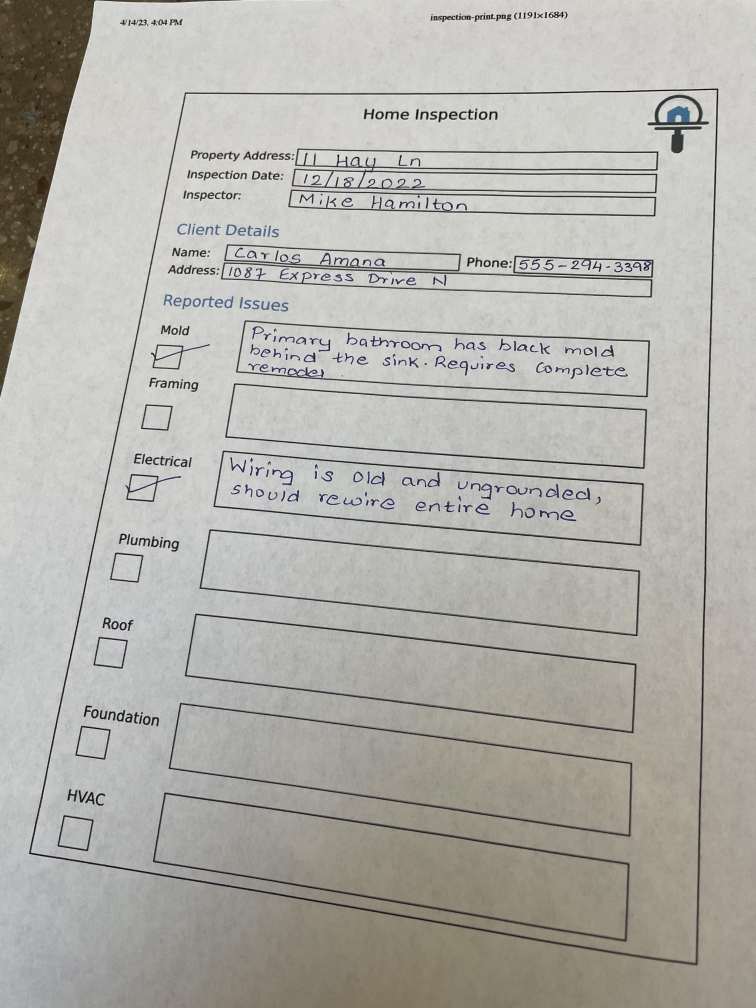
#> input picture python/docrop/api/crop-forms/paper.jpg, 3024 x 4032 px, found by its file name (shown at 1/4 size)
$ python crop.py
#> lines starting #> are read from the running program, lines starting #| are printed output that depends on the picture; after the words box and inside, x2 and y2 are one past the last pixel; in counts of white or black regions, pixels touching at a corner belong together
import cv2
import numpy as np
import pytesseract

debug = True

def crop(path):
    # Load the image
#> called with path = 'paper.jpg'
    img = cv2.imread(path)
#> img is the input picture: shape (4032, 3024, 3); mean B, G, R 170.1, 175.9, 177.2

    # Define the size of the output image
    width = 1190# width of the output image
    height = 1684 # height of the output image

    if debug:
        cv2.imshow('Original Image', img)
        cv2.waitKey(0)
        cv2.destroyAllWindows()

    # Convert the image to grayscale
    gray = cv2.cvtColor(img, cv2.COLOR_BGR2GRAY)
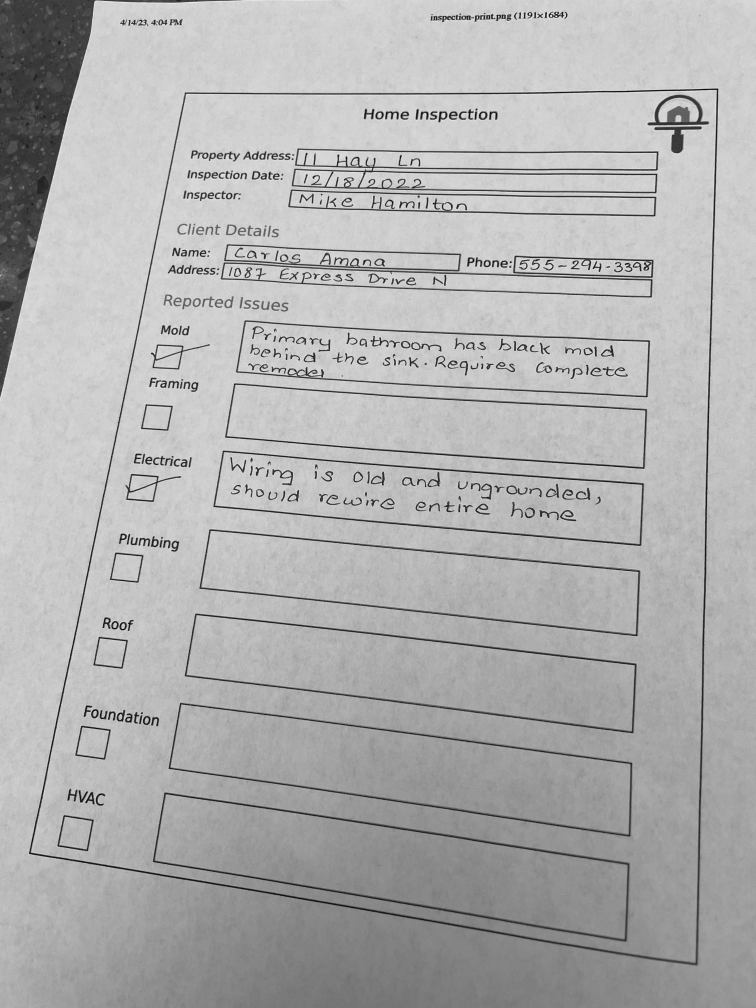
#> gray: shape (4032, 3024) (shown at 1/4 size); min 0, max 255, mean 175.6

    if debug:
        cv2.imshow('Grayscale Image', gray)
        cv2.waitKey(0)
        cv2.destroyAllWindows()

    # Apply adaptive thresholding to convert the image to a binary image
    thresh = cv2.adaptiveThreshold(gray, 255, cv2.ADAPTIVE_THRESH_GAUSSIAN_C, cv2.THRESH_BINARY_INV, 71, 25)
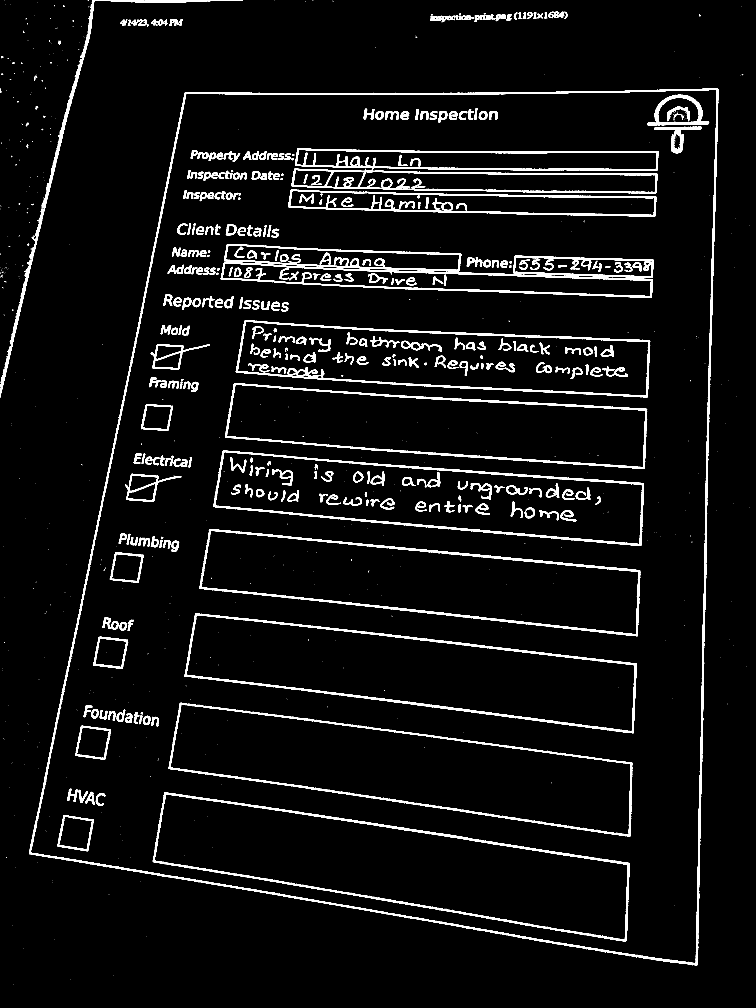
#> thresh: shape (4032, 3024) (shown at 1/4 size); 4.8% white; 1153 white regions (757 under 20 px)

    if debug:
        cv2.imshow('Binary threshold Image', thresh)
        cv2.waitKey(0)
        cv2.destroyAllWindows()

    # Find contours in the binary image
    contours, hierarchy = cv2.findContours(thresh, cv2.RETR_EXTERNAL, cv2.CHAIN_APPROX_SIMPLE)
#> contours = 406 contours, 370 with area under 20; largest, box (x1, y1, x2, y2) and area: (116, 354, 2874, 3862) 7926097, (0, 0, 972, 1591) 18058, (2194, 47, 2257, 73) 906, (1767, 63, 1821, 89) 650, (677, 77, 731, 102) 582

    # Initialize the maximum area and corresponding contour
    max_area = 0
    max_cnt = None

    # Loop through each contour
    for cnt in contours:
        # Calculate the area of the contour
        area = cv2.contourArea(cnt)

        # If the area is small, ignore the contour
        if area < 100:
            continue

        # Check if the contour is closed
        perimeter = cv2.arcLength(cnt, True)
        approx = cv2.approxPolyDP(cnt, 0.04 * perimeter, True)
        if len(approx) != 4:
            continue

        # Check if the area of the contour is the maximum so far
        if area > max_area:
            max_area = area
            max_cnt = approx
#> this loop made 406 passes
#> (area, perimeter, max_area, max_cnt) on pass 257: (7926097, 12307.6, 7926097, [[2871, 354], [740, 369], [117, 3416], [2791, 3857]])
#> after the loop, max_area = 7926097

    # Extend the corners of the contour to align them along the horizontal and vertical axes
    max_cnt[0][0][1] -= 1 # Top corner
    max_cnt[1][0][0] += .01 # Right corner
    max_cnt[2][0][1] += 1 # Bottom corner
    max_cnt[3][0][0] -= 1 # Left corner

    a = max_cnt[0][0]
#> a = [2871, 353]
    b = max_cnt[1][0]
#> b = [740, 369]
    c = max_cnt[2][0]
#> c = [117, 3417]
    d = max_cnt[3][0]
#> d = [2790, 3857]

    # Create a white mask of the same size as the input image
    mask = np.ones(img.shape[:2], dtype=np.uint8) * 255

    # Fill the mask with black inside the detected boundary
    cv2.drawContours(mask, [max_cnt], 0, 0, -1)
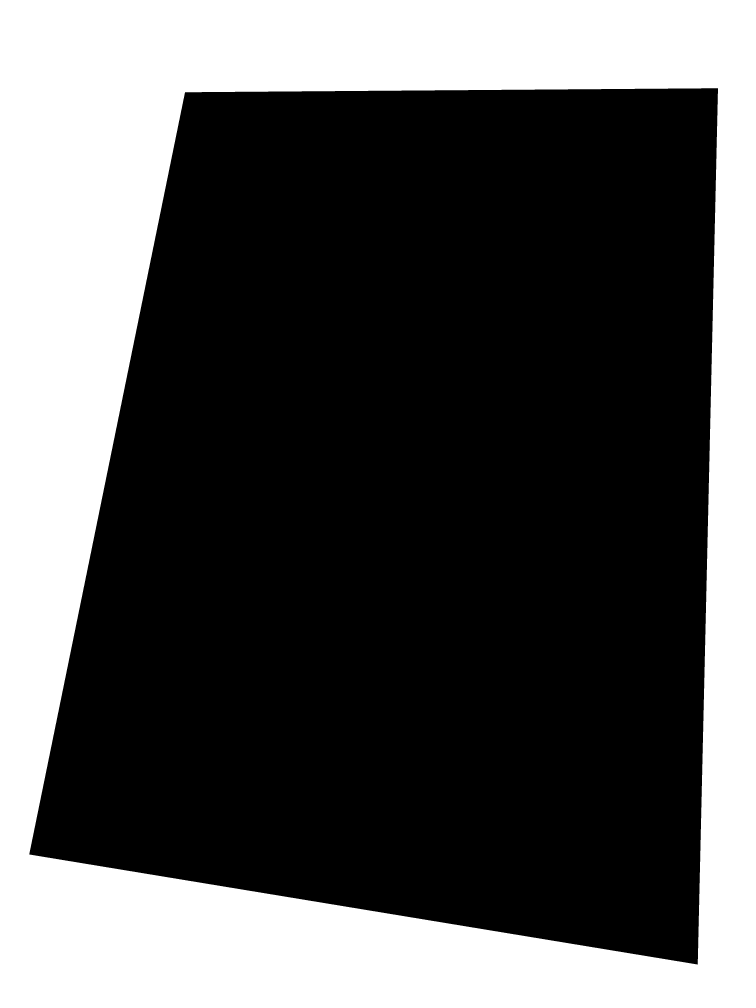
#> mask: shape (4032, 3024) (shown at 1/4 size); 34.8% white; 1 white region, box (x1, y1, x2, y2) and area: (0, 0, 3024, 4032) 4243514

    # Copy the original image content inside the detected boundary onto the new image
    new_img = np.copy(img)
    new_img[np.where(mask==0)] = img[np.where(mask==0)]


    # Fill the area outside the detected boundary with white color
    new_img[np.where(mask==255)] = [255, 255, 255]
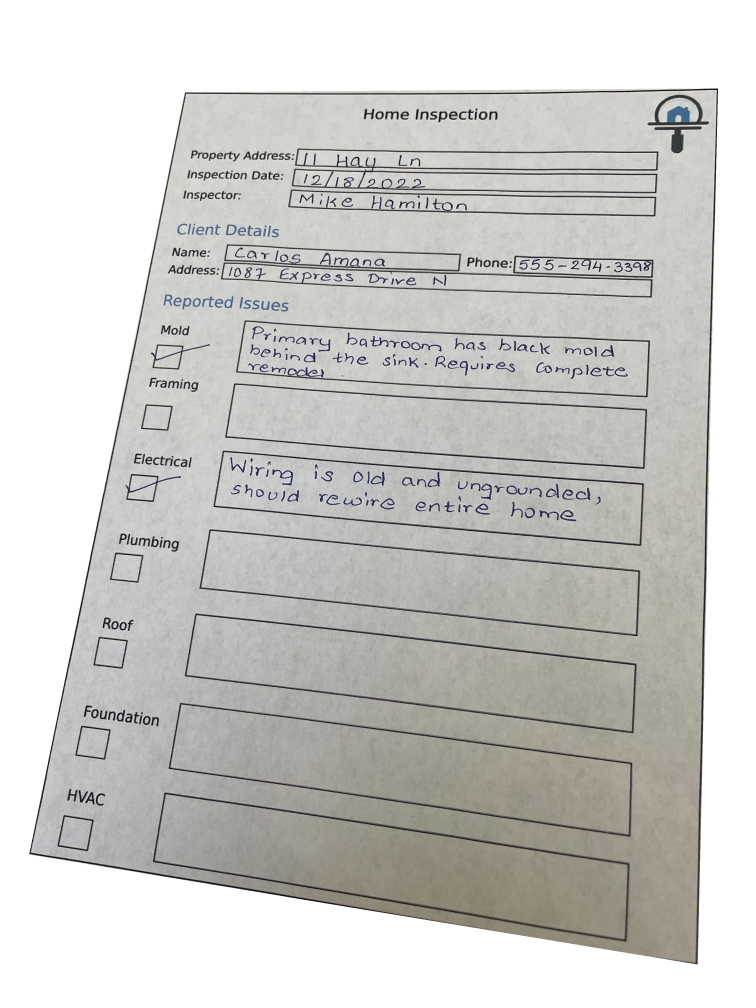
#> new_img: shape (4032, 3024, 3) (shown at 1/4 size); mean B, G, R 200.7, 204, 204.5

    if debug:
        cv2.imshow('Content in boundary', new_img)
        cv2.waitKey(0)
        cv2.destroyAllWindows()

    '''Fix the warping of the image '''
    # Define the four points of the original image

    src = np.array([[b[0], b[1]], [a[0], a[1]],[d[0], d[1]],[c[0], c[1]]])
#> src = [[740, 369], [2871, 353], [2790, 3857], [117, 3417]]
    dest = np.array([[0,0],[width,0],[width,height],[0,height]])

    # Calculate the transformation matrix
    M, _ = cv2.findHomography(src, dest)
#> M = [[0.676, 0.138, -551.3], [0.00567, 0.755, -282.6], [5.99e-05, 0.000104, 1]]

    # Apply perspective correction to the image
    img_corrected = cv2.warpPerspective(new_img, M, (width,height))
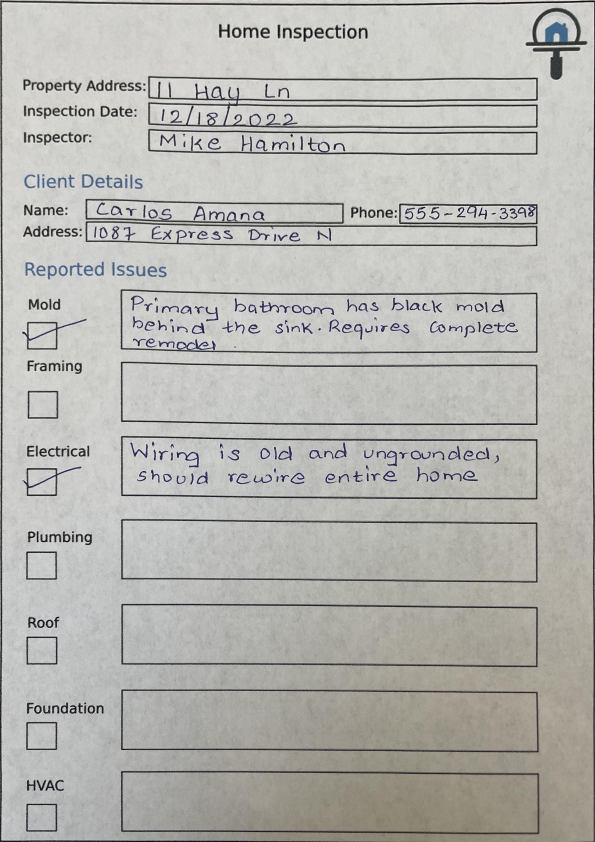
#> img_corrected: shape (1684, 1190, 3) (shown at 1/2 size); mean B, G, R 176, 180.4, 180.8

    ''' Make sure the image is the right 90 degree orientation'''

    # Convert the image to grayscale
    gray = cv2.cvtColor(img_corrected, cv2.COLOR_BGR2GRAY)
#> gray: shape (1684, 1190)

    # Detect the orientation of the text using Tesseract
    orientation = pytesseract.image_to_osd(gray)

    # Extract the rotation angle from the orientation string
    angle = int(orientation.split('\n')[1].split(':')[-1])

    # Rotate the image to the correct orientation
    if angle > 250 and angle < 290:
        img_corrected = cv2.rotate(img_corrected, cv2.ROTATE_90_CLOCKWISE)
        img_corrected = cv2.resize(img_corrected, (width, height))
    elif angle > 160 and angle < 200:
        img_corrected = cv2.rotate(img_corrected, cv2.ROTATE_180)
    elif angle > 70 and angle < 110:
        img_corrected = cv2.rotate(img_corrected, cv2.ROTATE_90_COUNTERCLOCKWISE)
        img_corrected = cv2.resize(img_corrected, (width, height))


    ''' Show the results '''

    cv2.imshow('Corrected Image', img_corrected)
    cv2.waitKey(0)
    cv2.destroyAllWindows()

crop('paper.jpg')
#> (the call stopped at in crop, `orientation = pytesseract.image_to_osd(gray)`: pytesseract is not available in this run)
#crop('1.jpg')
#crop('2.png')
#crop('3.png')
crop('4.png')
#> (the run stopped early here; a loop or call above may not have finished)

$ run again, with python/docrop/api/crop-forms/img.jpeg copied over python/docrop/api/crop-forms/paper.jpg
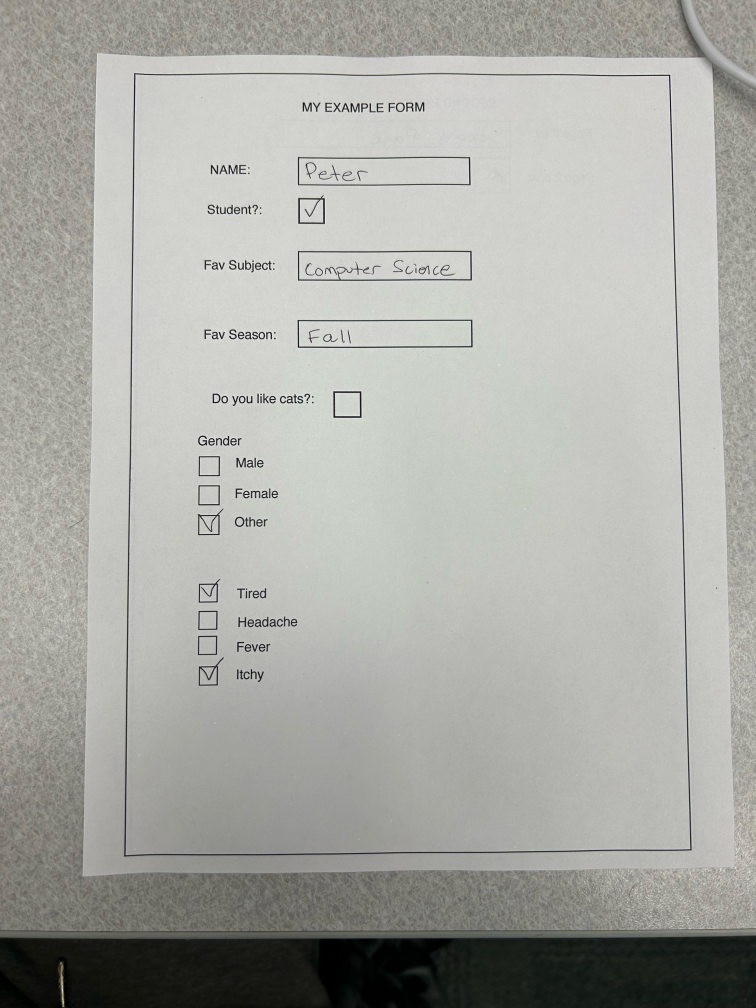
#> input picture python/docrop/api/crop-forms/img.jpeg, 3024 x 4032 px, found by its file name (shown at 1/4 size)
#> in crop, img is the input picture: shape (4032, 3024, 3); mean B, G, R 165, 170.3, 169.5
#> in crop, `thresh = cv2.adaptiveThreshold(gray, 255, cv2.ADAPTIVE_THRESH_GAUSSIAN..`:
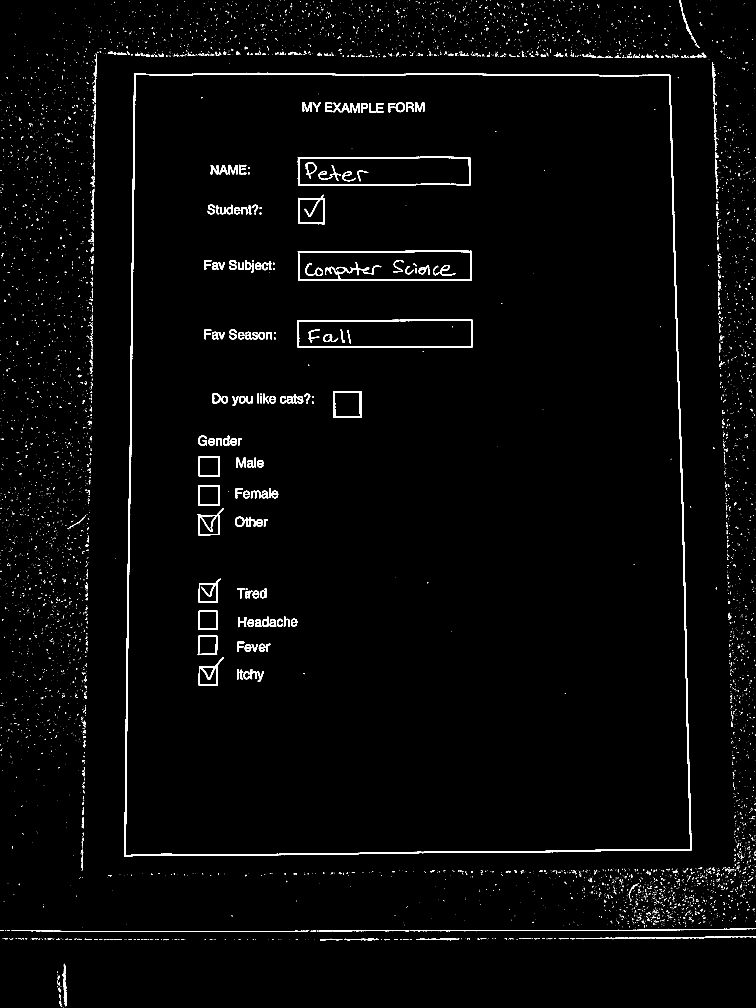
#> thresh: shape (4032, 3024) (shown at 1/4 size); 1.7% white; 7378 white regions (6761 under 20 px)
#> contours = 7204 contours, 6985 with area under 20; largest, box (x1, y1, x2, y2) and area: (497, 291, 2767, 3427) 6879819, (48, 3721, 1237, 3728) 1306, (2073, 3713, 3024, 3724) 1277, (2621, 3746, 2931, 3757) 1034, (250, 3897, 267, 4025) 854
#> the loop in crop, `for cnt in contours:` made 7204 passes
#> (area, perimeter, max_area, max_cnt) on pass 1069: (115, 133.9, 115, [[2539, 3541], [2519, 3566], [2517, 3587], [2522, 3563]])
#> after the loop in crop, `for cnt in contours:`: max_area = 6879819; max_cnt = [[537, 292], [497, 3425], [2764, 3401], [2680, 300]]
#> a = [537, 291]
#> b = [497, 3425]
#> c = [2764, 3402]
#> d = [2679, 300]
#> mask: shape (4032, 3024); 43.6% white; 1 white region, box (x1, y1, x2, y2) and area: (0, 0, 3024, 4032) 5313652
#> src = [[497, 3425], [537, 291], [2679, 300], [2764, 3402]]
#> M = [[-0.00386, -0.381, 1306.4], [0.781, 0.00996, -422.1], [-4.67e-06, 1.87e-05, 1]]
#> in crop, `img_corrected = cv2.warpPerspective(new_img, M, (width,height))`:
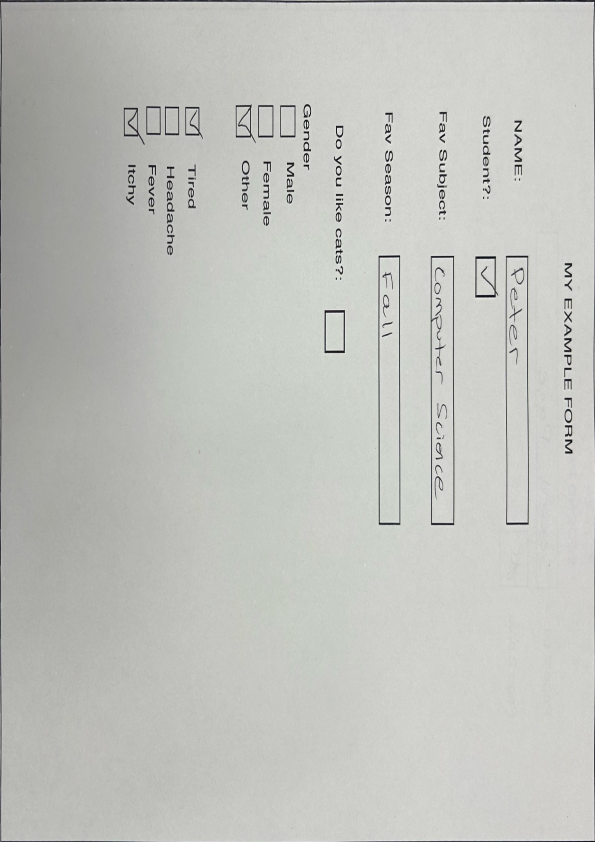
#> img_corrected: shape (1684, 1190, 3) (shown at 1/2 size); mean B, G, R 189.2, 194, 192.6
